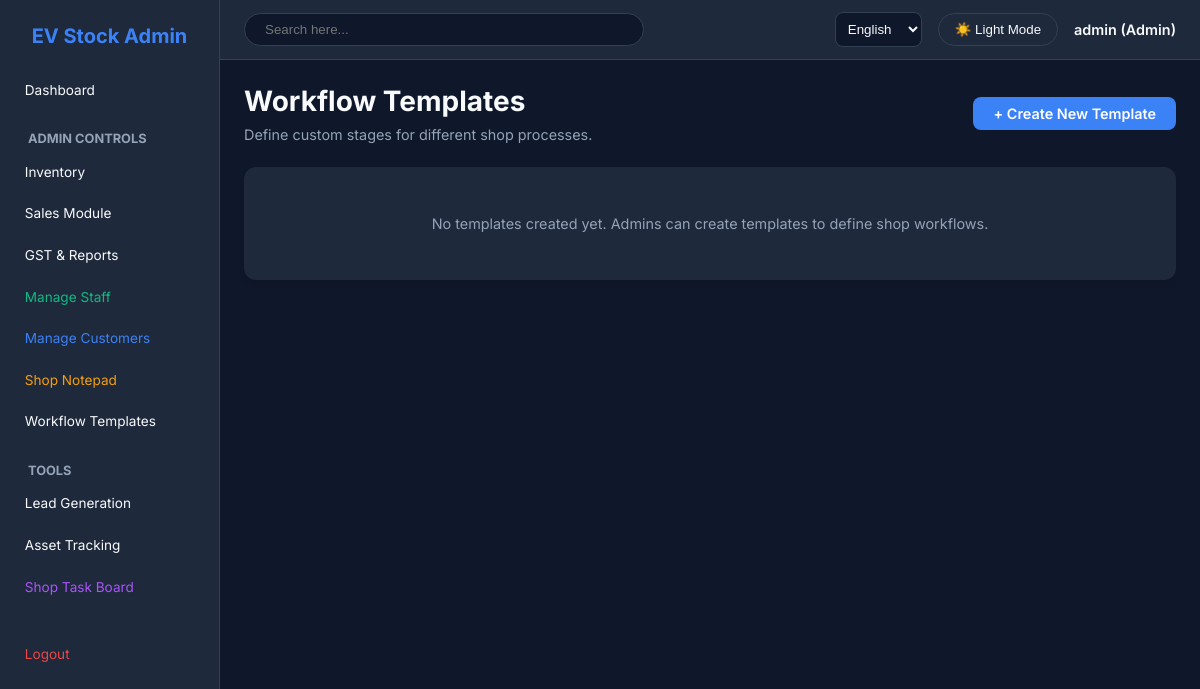
The app's page /tasks/templates/ (signed in), older data.
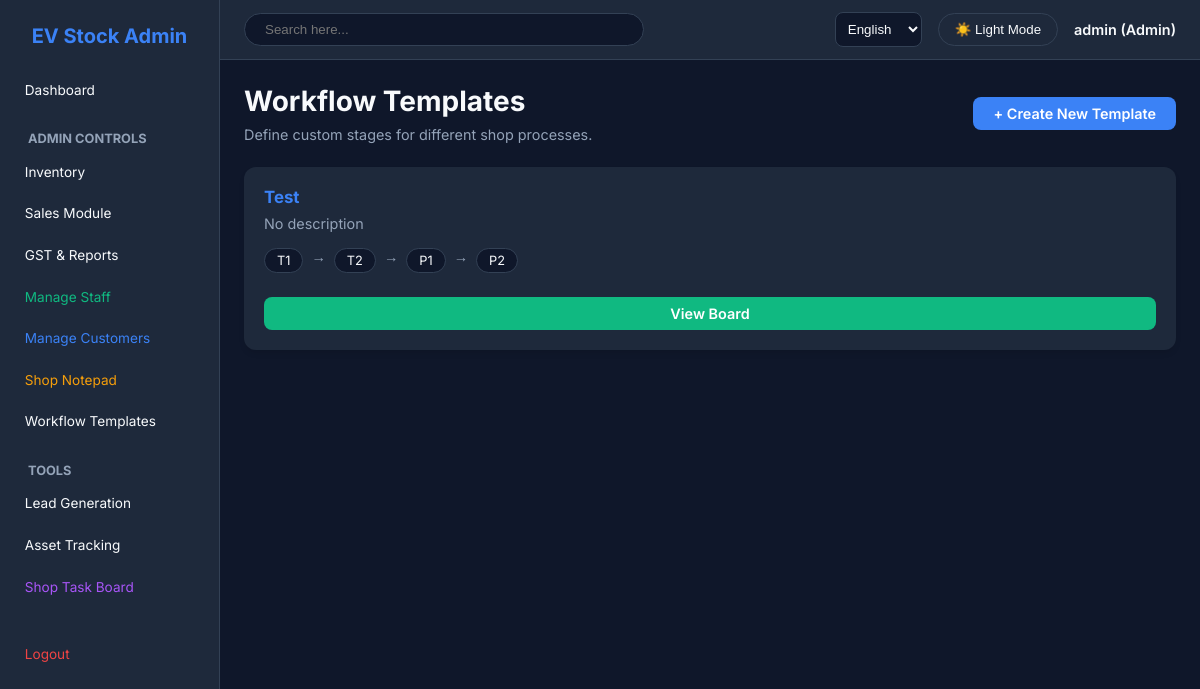
The same page, newer data.
### tasks/models.py (models this page shows, shortened)
class TaskTemplate(models.Model):
    name = models.CharField(max_length=100)
    prefix = models.CharField(max_length=10, default="TASK")
    next_number = models.PositiveIntegerField(default=1)
    description = models.TextField(blank=True, null=True)
    created_at = models.DateTimeField(auto_now_add=True)

class TaskStage(models.Model):
    STAGE_TYPES = [
        ('START', 'Start'),
        ('MIDDLE', 'Ongoing'),
        ('END', 'End'),
    ]
    template = models.ForeignKey(TaskTemplate, on_delete=models.CASCADE, related_name='stages')
    name = models.CharField(max_length=100)
    stage_type = models.CharField(max_length=10, choices=STAGE_TYPES, default='MIDDLE')
    order = models.PositiveIntegerField(default=0)
    class Meta:
        ordering = ['order']

### tasks/views.py (the view)
# urls.py: path('templates/', views.template_list, name='template_list'),
@login_required
def template_list(request):
    if request.user.role != 'ADMIN':
        messages.error(request, 'Access denied.')
        return redirect('dashboard')
    templates = TaskTemplate.objects.all()
    return render(request, 'tasks/template_list.html', {'templates': templates})

### templates/tasks/template_list.html (shortened to what this page needs)
{% extends 'base.html' %}
{% load i18n %}
{% block content %}
<div class="header">
    <div>
        <h1>{% trans "Workflow Templates" %}</h1>
        <p style="color: var(--text-muted); margin-top: 0.5rem;">{% trans "Define custom stages for different shop processes." %}</p>
    </div>
    <a href="{% url 'add_template' %}" class="btn">{% trans "+ Create New Template" %}</a>
</div>
<div class="grid">
    {% for template in templates %}
    <div class="card">
        <h3 style="color: var(--primary); margin-bottom: 0.5rem;">{{ template.name }}</h3>
        <p style="color: var(--text-muted); font-size: 0.9rem; margin-bottom: 1rem;">{{ template.description|default:"No description" }}</p>
        <div style="display: flex; flex-wrap: wrap; gap: 0.5rem; margin-bottom: 1.5rem;">
            {% for stage in template.stages.all %}
            <span style="background: var(--bg-color); padding: 0.25rem 0.75rem; border-radius: 20px; font-size: 0.8rem; border: 1px solid var(--border-color);">
                {{ stage.name }}
            </span>
            {% if not forloop.last %}
            <span style="color: var(--text-muted)">→</span>
            {% endif %}
            {% endfor %}
        </div>
        <a href="{% url 'board_view' %}?template={{ template.id }}" class="btn" style="width: 100%; text-align: center; background: var(--success);">{% trans "View Board" %}</a>
    </div>
    {% empty %}
    <div class="card" style="grid-column: 1 / -1; text-align: center; padding: 3rem;">
        <p style="color: var(--text-muted);">{% trans "No templates created yet. Admins can create templates to define shop workflows." %}</p>
    </div>
    {% endfor %}
</div>
{% endblock %}

Row changes from the older to the newer data that the page shows:
added TaskTemplate: name "Test", description "No description", {{ template.id }} 1 (drawn)
added TaskStage: name "T1"
added TaskStage: name "T2"
added TaskStage: name "P1"
added TaskStage: name "P2"
Text that changed along with them:
text no longer shown: "No templates created yet. Admins can create templates to define shop workflows."
